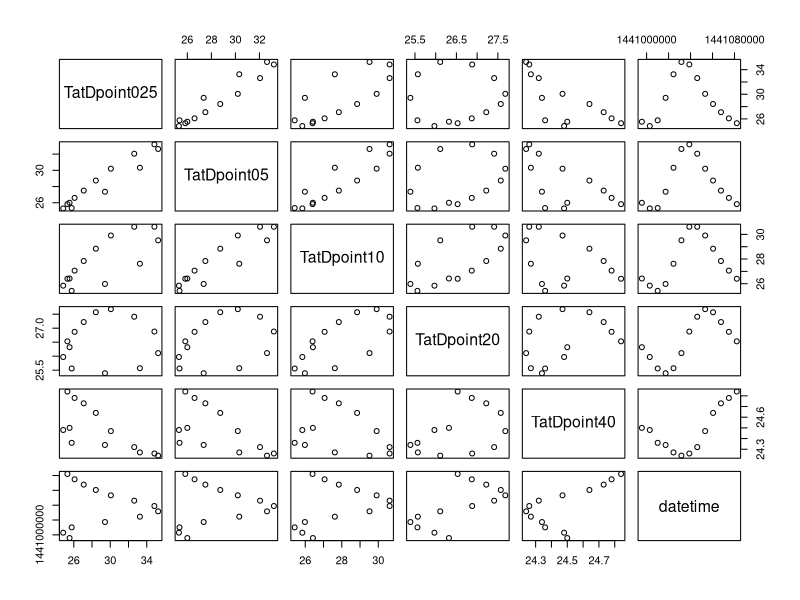
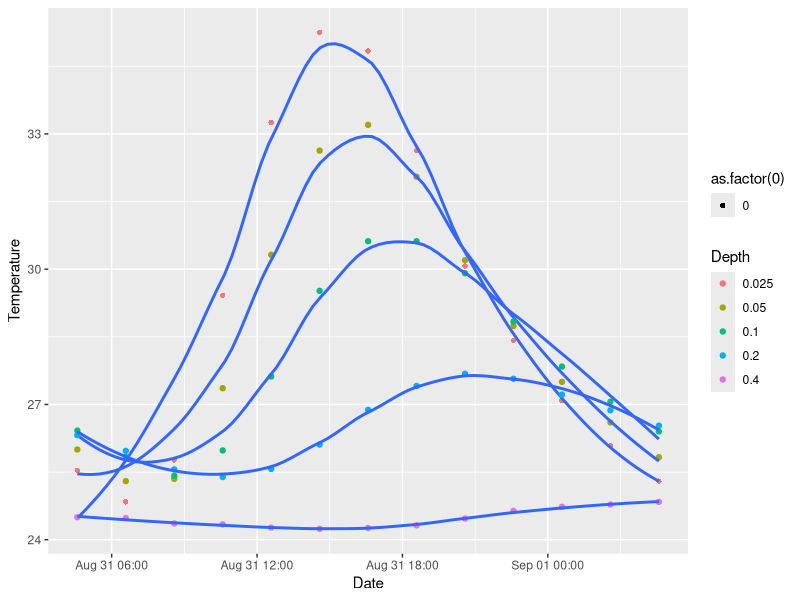
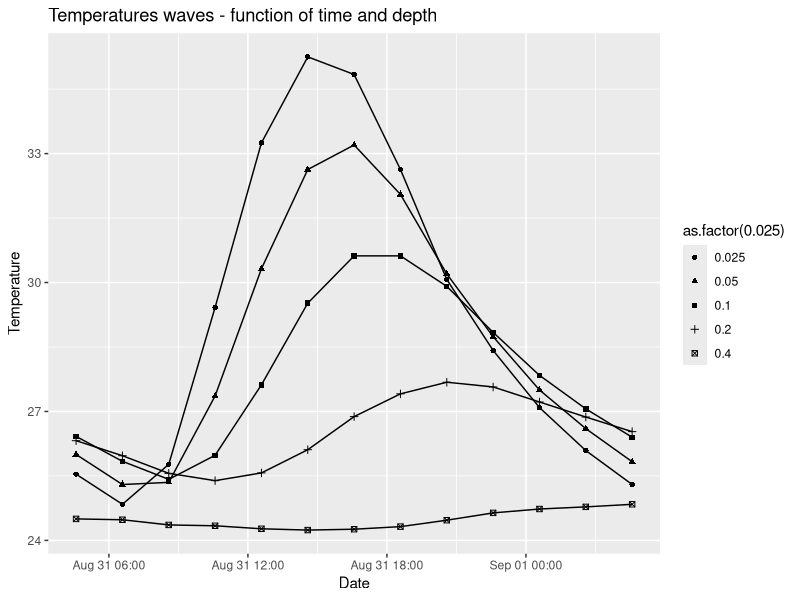
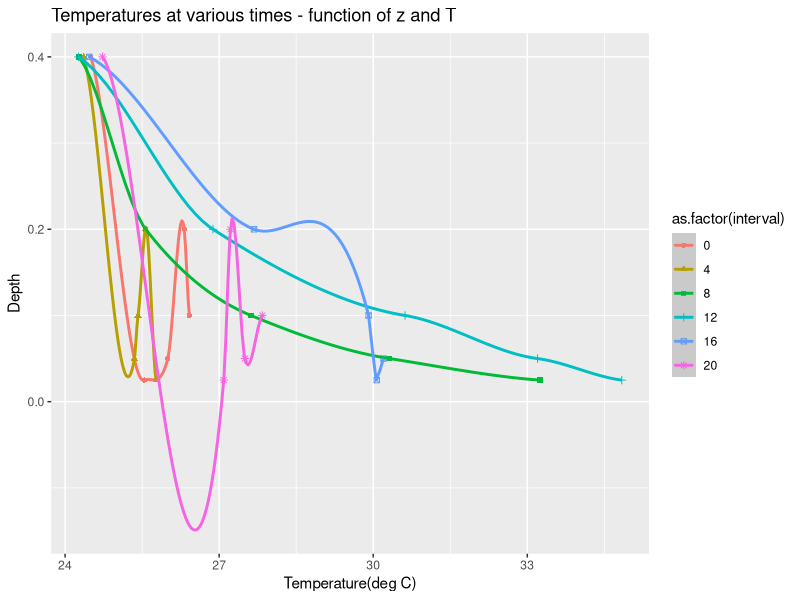
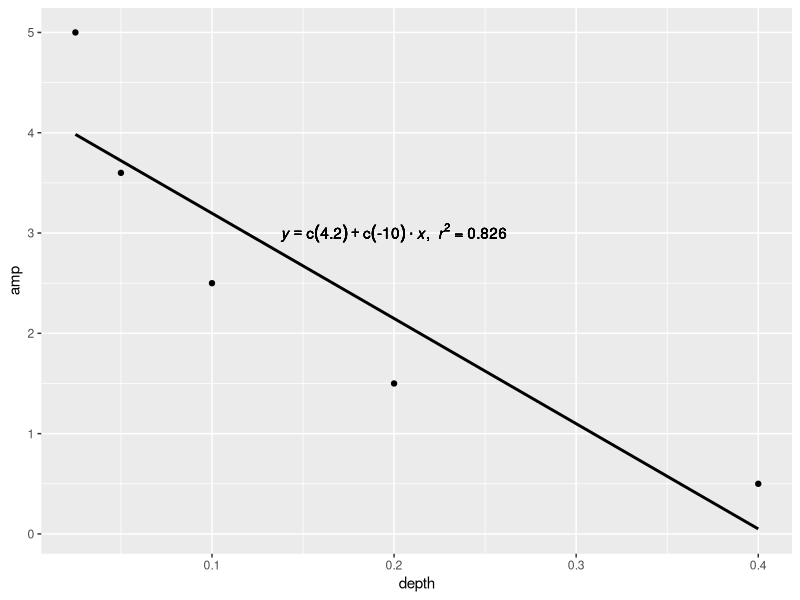
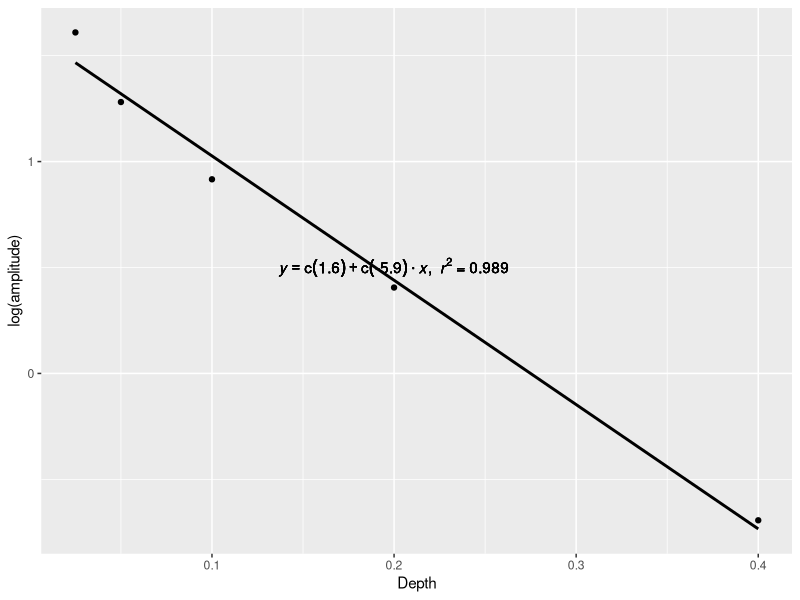
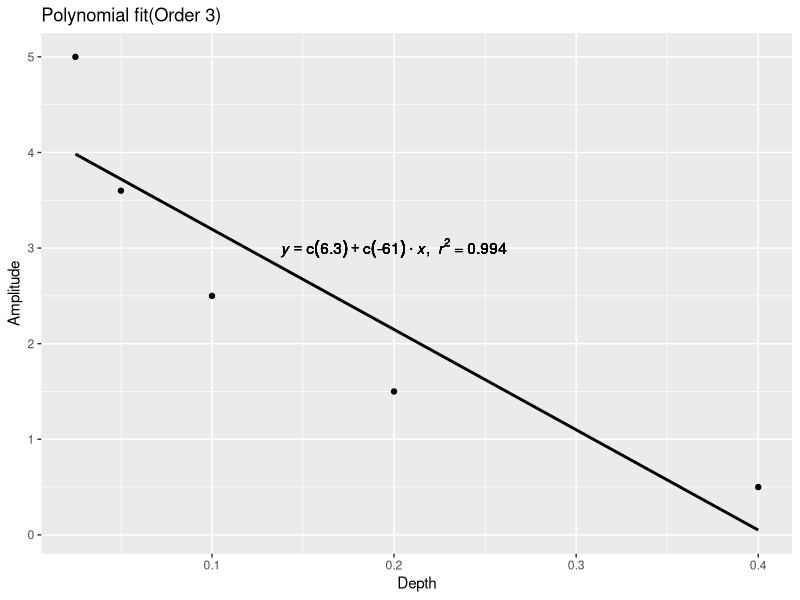
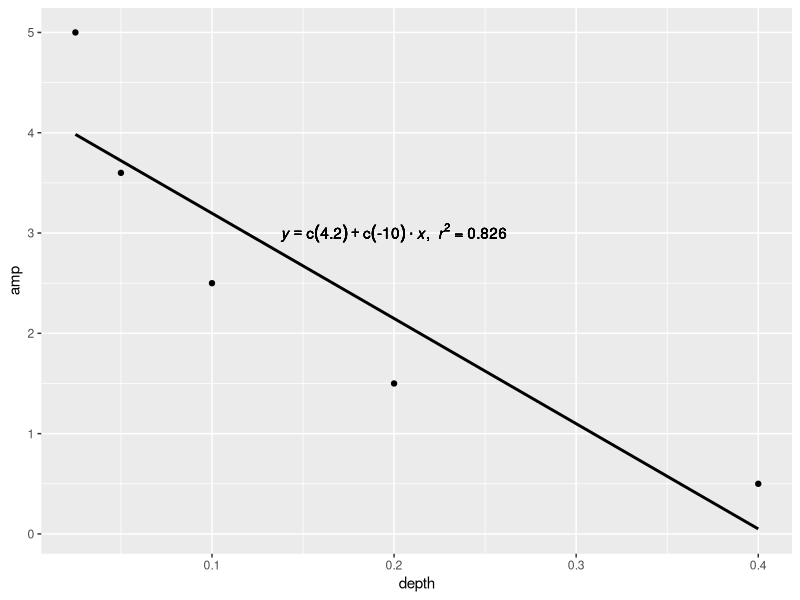

Generate these figures, in order, with R:
## ---- chunk 1
knitr::opts_chunk$set( warning=FALSE)
## ---- chunk 2
TatDpoint025 <- c(25.54,24.84,25.77,29.42,33.25,35.25,34.84,32.63,30.07,28.42,27.09,26.09,25.30)
TatDpoint05 <- c(26.00,25.30,25.35,27.36,30.32,32.63,33.20,32.05,30.20,28.74,27.50,26.60,25.83)

TatDpoint10 <- c(26.42,25.84,25.42,25.98,27.62,29.52,30.62,30.62,29.91,28.84,27.84,27.06,26.40)

TatDpoint20 <- c(26.32,25.97,25.56,25.39,25.57,26.11,26.88,27.41,27.68,27.57,27.22,26.87,26.53)

TatDpoint40 <- c(24.50,24.48,24.36,24.34,24.27,24.24,24.26,24.32,24.47,24.64,24.73,24.78,24.84)

datetime <- c('2015-08-31 04:35','2015-08-31 06:35','2015-08-31 08:35','2015-08-31 10:35','2015-08-31 12:35','2015-08-31 14:35','2015-08-31 16:35','2015-08-31 18:35','2015-08-31 20:35','2015-08-31 22:35','2015-09-01 00:35','2015-09-01 02:35','2015-09-01 04:35')   

blaygpfp <- data.frame(TatDpoint025,TatDpoint05,TatDpoint10,TatDpoint20,TatDpoint40,datetime)

## ---- chunk 3

#convert the date format
blaygpfp$datetime<- as.POSIXct(blaygpfp$datetime, "%Y-%m-%d %H:%M",tz="US/Pacific")
#TODO Take the annnoying date fotmat error out
str(blaygpfp)
## ---- chunk 4
plot(blaygpfp)
## ---- chunk 5
library(ggplot2)
library(dplyr)
library(reshape)

## ---- chunk 6

blaygpfp %>% ggplot() +
geom_point(aes(x=datetime,y=TatDpoint025,colour = as.factor(0.025), shape=as.factor(0))) +
  stat_smooth(aes(x = datetime, y = TatDpoint025), se = FALSE) +
geom_point(aes(x=datetime,y=TatDpoint05,colour = as.factor(0.05))) +
  stat_smooth(aes(x = datetime, y = TatDpoint05), se = FALSE) +
geom_point(aes(x=datetime,y=TatDpoint10,colour = as.factor(0.10))) +
  stat_smooth(aes(x = datetime, y = TatDpoint10), se = FALSE) +
geom_point(aes(x=datetime,y=TatDpoint20,colour = as.factor(0.20))) +
stat_smooth(aes(x = datetime, y = TatDpoint20), se = FALSE) +
geom_point(aes(x=datetime,y=TatDpoint40,colour = as.factor(0.40))) +
stat_smooth(aes(x = datetime, y = TatDpoint40), se = FALSE) +
labs(colour = "Depth")  +
xlab("Date") + ylab("Temperature")
# check if line plot is better

## ---- chunk 7
#normalize temperature

blaygpfp %>% ggplot() +
geom_point(aes(x=datetime,y=TatDpoint025, shape=as.factor(0.025))) +
  geom_line(aes(x = datetime, y = TatDpoint025)) +
geom_point(aes(x=datetime,y=TatDpoint05,shape = as.factor(0.05))) +
  geom_line(aes(x = datetime, y = TatDpoint05)) +
geom_point(aes(x=datetime,y=TatDpoint10,shape = as.factor(0.10))) +
  geom_line(aes(x = datetime, y = TatDpoint10),) +
geom_point(aes(x=datetime,y=TatDpoint20,shape = as.factor(0.20))) +
geom_line(aes(x = datetime, y = TatDpoint20)) +
geom_point(aes(x=datetime,y=TatDpoint40,shape = as.factor(0.40))) +
geom_line(aes(x = datetime, y = TatDpoint40)) +
labs(colour = "Depth")  +
xlab("Date") + ylab("Temperature")+
ggtitle("Temperatures waves - function of time and depth")  
# check if line plot is better


## ---- chunk 8
# reshape it
blaygpfp_melt <- melt(blaygpfp,id="datetime")

# set the depth
blaygpfp_melt$depth <- 0
blaygpfp_melt[blaygpfp_melt$variable=='TatDpoint05',]$depth = 0.05
blaygpfp_melt[blaygpfp_melt$variable=='TatDpoint10',]$depth = 0.10
blaygpfp_melt[blaygpfp_melt$variable=='TatDpoint20',]$depth = 0.20
blaygpfp_melt[blaygpfp_melt$variable=='TatDpoint40',]$depth = 0.40
blaygpfp_melt[blaygpfp_melt$variable=='TatDpoint025',]$depth = 0.025
library(lubridate)
#In check_tzones(e1, e2) : 'tzone' attributes are inconsistent
blaygpfp_melt$datetime <- ymd_hms(blaygpfp_melt$datetime)

#Do increment of the time intervals
blaygpfp_melt %>% filter(datetime == ymd_hms("2015-09-01 04:35:00")) 

# set the time intervals
 blaygpfp_melt$interval <- 0
blaygpfp_melt[datetime == ymd_hms("2015-08-31 06:35:00"), ]$interval<- 2
blaygpfp_melt[datetime == ymd_hms("2015-08-31 08:35:00"), ]$interval<- 4
blaygpfp_melt[datetime == ymd_hms("2015-08-31 10:35:00"), ]$interval<- 6
blaygpfp_melt[datetime == ymd_hms("2015-08-31 12:35:00"), ]$interval<- 8
blaygpfp_melt[datetime == ymd_hms("2015-08-31 14:35:00"), ]$interval<- 10
blaygpfp_melt[datetime == ymd_hms("2015-08-31 16:35:00"), ]$interval<- 12
blaygpfp_melt[datetime == ymd_hms("2015-08-31 18:35:00"), ]$interval<- 14
blaygpfp_melt[datetime == ymd_hms("2015-08-31 20:35:00"), ]$interval<- 16
blaygpfp_melt[datetime == ymd_hms("2015-08-31 22:35:00"), ]$interval<- 18
blaygpfp_melt[datetime == ymd_hms("2015-09-01 00:35:00"), ]$interval<- 20
blaygpfp_melt[datetime == ymd_hms("2015-09-01 02:35:00"), ]$interval<- 22
blaygpfp_melt[datetime == ymd_hms("2015-09-01 04:35:00"), ]$interval<- 24


#'data.frame':	65 obs. of  3 variables:
# $ datetime: POSIXct, format: "2015-08-31 04:35:00" "2015-08-31 06:35:00"  #$ variable: Factor w/ 5 levels "TatDpoint025",..: 1 1 1 1 1 1 1 1 1 1 ...
# $ value   : num  25.5 24.8 25.8 29.4 33.2 ...



## ---- chunk 9
#normalize temperature
blaygpfp_melt$scaleT <- scale(blaygpfp_melt$value)  %>% as.vector()
# We want for hours 0, 4,8,12,16,20
blaygpfp_melt  %>% filter(interval %in% c(0, 4,8,12,16,20)) %>%  ggplot() +
geom_point(aes(x=value,y=depth,color=as.factor(interval),shape=as.factor(interval)))+
   
#geom_line(aes(x=value,y=depth,color=as.factor(interval),shape=as.factor(interval)))+
stat_smooth(aes(x=value,y=depth,color=as.factor(interval),shape=as.factor(interval)))+  
xlab("Temperature(deg C)") + ylab("Depth")+
ggtitle("Temperatures at various times - function of z and T")  
# check if line plot is better
## ---- chunk 10
library(ggplot2)

amp <- c(5,3.6,2.5,1.5,.5)
depth <- c(0.025,0.05,.1,.2,.4)

plotampdepthdf <- data.frame(depth,amp)

lm_eqn <- function(df){
    m <- lm(amp ~ depth, df);
    eq <- substitute(italic(y) == a + b %.% italic(x)*","~~italic(r)^2~"="~r2, 
         list(a = format(coef(m)[1], digits = 2), 
              b = format(coef(m)[2], digits = 2), 
             r2 = format(summary(m)$r.squared, digits = 3)))
    as.character(as.expression(eq));                 
}
p <- ggplot(data = plotampdepthdf, aes(x = depth, y = amp)) +
            geom_smooth(method = "lm", se=FALSE, color="black", formula = y ~ x) +
            geom_point()
p1 <- p + geom_text(x = 0.2, y = 3, label = lm_eqn(plotampdepthdf), parse = TRUE)
p1
## ---- chunk 11
library(ggplot2)

amp <- c(5,3.6,2.5,1.5,.5)
depth <- c(0.025,0.05,.1,.2,.4)

amp <- log(amp)
plotampdepthdf <- data.frame(depth,amp)

lm_eqn <- function(df){
    m <- lm(amp ~ depth, df);
    eq <- substitute(italic(y) == a + b %.% italic(x)*","~~italic(r)^2~"="~r2, 
         list(a = format(coef(m)[1], digits = 2), 
              b = format(coef(m)[2], digits = 2), 
             r2 = format(summary(m)$r.squared, digits = 3)))
    as.character(as.expression(eq));                 
}
p <- ggplot(data = plotampdepthdf, aes(x = depth, y = amp)) +
            geom_smooth(method = "lm", se=FALSE, color="black", formula = y ~ x) +
            geom_point()
p1 <- p + geom_text(x = 0.2, y = .5, label = lm_eqn(plotampdepthdf), parse = TRUE)+
    xlab("Depth") + ylab("log(amplitude)")
p1
## ---- chunk 12

amp <- c(5,3.6,2.5,1.5,.5)
depth <- c(0.025,0.05,.1,.2,.4)

plotampdepthdf <- data.frame(depth,amp)

lm_eqn <- function(df){
    m <- lm(amp ~ poly(depth,3,raw=TRUE), df);
    eq <- substitute(italic(y) == a + b %.% italic(x)*","~~italic(r)^2~"="~r2, 
         list(a = format(coef(m)[1], digits = 2), 
              b = format(coef(m)[2], digits = 2), 
             r2 = format(summary(m)$r.squared, digits = 3)))
    as.character(as.expression(eq));                 
}
p <- ggplot(data = plotampdepthdf, aes(x = depth, y = amp)) +
            geom_smooth(method = "lm", se=FALSE, color="black", formula = y ~ x) +
            geom_point()
p1 <- p + geom_text(x = 0.2, y = 3, label = lm_eqn(plotampdepthdf), parse = TRUE) +
    xlab("Depth") + ylab("Amplitude") + ggtitle("Polynomial fit(Order 3)")
p1
## ---- chunk 13
library(ggplot2)

lag <- c(5,3.6,2.5,1.5,.5)
depth <- c(0.025,0.05,.1,.2,.4)

plotampdepthdf <- data.frame(depth,amp)

lm_eqn <- function(df){
    m <- lm(amp ~ depth, df);
    eq <- substitute(italic(y) == a + b %.% italic(x)*","~~italic(r)^2~"="~r2, 
         list(a = format(coef(m)[1], digits = 2), 
              b = format(coef(m)[2], digits = 2), 
             r2 = format(summary(m)$r.squared, digits = 3)))
    as.character(as.expression(eq));                 
}
p <- ggplot(data = plotampdepthdf, aes(x = depth, y = amp)) +
            geom_smooth(method = "lm", se=FALSE, color="black", formula = y ~ x) +
            geom_point()
p1 <- p + geom_text(x = 0.2, y = 3, label = lm_eqn(plotampdepthdf), parse = TRUE)
p1
## ---- chunk 14

blaygpfp %>% ggplot() +

  stat_smooth(aes(x = datetime, y = TatDpoint025,colour = as.factor(0.025)), se = FALSE) +

  stat_smooth(aes(x = datetime, y = TatDpoint05,colour = as.factor(0.05)), se = FALSE) +

  stat_smooth(aes(x = datetime, y = TatDpoint10,colour = as.factor(0.10)), se = FALSE) +

stat_smooth(aes(x = datetime, y = TatDpoint20,colour = as.factor(0.20)), se = FALSE) +

stat_smooth(aes(x = datetime, y = TatDpoint40,colour = as.factor(0.40)), se = FALSE) +
labs(colour = "Depth(m")  +
xlab("Date") + ylab("Temperature (deg C)")+
ggtitle("Soil Temperatures at various depths GPFP (O'Neil Nebraska) ")  
# check if line plot is better

## ---- chunk 15

blaygpfp %>% ggplot() +
geom_line(aes(x=datetime,y=TatDpoint025,colour = as.factor(0.025))) +
geom_line(aes(x=datetime,y=TatDpoint05,colour = as.factor(0.05))) +
geom_line(aes(x=datetime,y=TatDpoint10,colour = as.factor(0.10))) +
geom_line(aes(x=datetime,y=TatDpoint20,colour = as.factor(0.20))) +
  geom_line(aes(x=datetime,y=TatDpoint40,colour = as.factor(0.40))) +
labs(colour = "Depth(m")  +
xlab("Date") + ylab("Temperature (deg C)")+
ggtitle("Soil Temperatures at various depths GPFP (O'Neil Nebraska) ")  
# check if line plot is better

## ---- chunk 16
library(lubridate)


## ---- chunk 17


## ---- chunk 18
